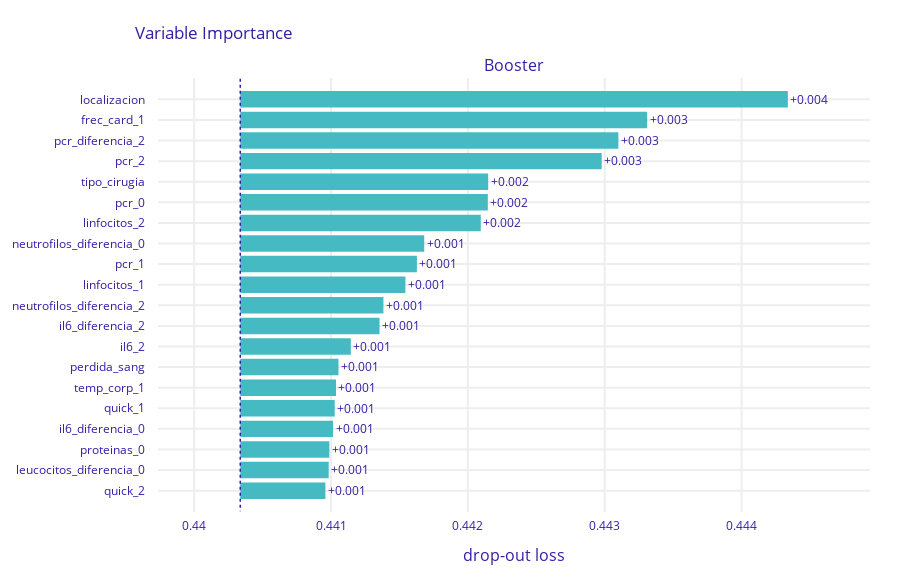

Notebook code cell kept with this figure:
### Code cell
exp = dx.Explainer(model, X, y)
vi = exp.model_parts() #MIRAR EL METODO!!!
vi.plot(max_vars=20)
#select the 10 most important variables from the explainer
imps = vi.result['variable'][-30:-1].tolist()
imps.append('id_registro')

### Figure 1 — Plotly figure (JSON) as saved in the notebook; plotly's stock layout.template omitted (floating-point values rounded to 4 significant figures)
{"data": [{"base": 0.4403, "hoverinfo": "text", "hoverlabel": {"bgcolor": "rgba(0,0,0,0.8)"}, "hovertext": ["Model: Booster loss after<br>variable: localizacion is permuted: 0.444<br>Drop-out loss change: +0.004", "Model: Booster loss after<br>variable: frec_card_1 is permuted: 0.443<br>Drop-out loss change: +0.003", "Model: Booster loss after<br>variable: pcr_diferencia_2 is permuted: 0.443<br>Drop-out loss change: +0.003", "Model: Booster loss after<br>variable: pcr_2 is permuted: 0.443<br>Drop-out loss change: +0.003", "Model: Booster loss after<br>variable: tipo_cirugia is permuted: 0.442<br>Drop-out loss change: +0.002", "Model: Booster loss after<br>variable: pcr_0 is permuted: 0.442<br>Drop-out loss change: +0.002", "Model: Booster loss after<br>variable: linfocitos_2 is permuted: 0.442<br>Drop-out loss change: +0.002", "Model: Booster loss after<br>variable: neutrofilos_diferencia_0 is permuted: 0.442<br>Drop-out loss change: +0.001", "Model: Booster loss after<br>variable: pcr_1 is permuted: 0.442<br>Drop-out loss change: +0.001", "Model: Booster loss after<br>variable: linfocitos_1 is permuted: 0.442<br>Drop-out loss change: +0.001", "Model: Booster loss after<br>variable: neutrofilos_diferencia_2 is permuted: 0.441<br>Drop-out loss change: +0.001", "Model: Booster loss after<br>variable: il6_diferencia_2 is permuted: 0.441<br>Drop-out loss change: +0.001", "Model: Booster loss after<br>variable: il6_2 is permuted: 0.441<br>Drop-out loss change: +0.001", "Model: Booster loss after<br>variable: perdida_sang is permuted: 0.441<br>Drop-out loss change: +0.001", "Model: Booster loss after<br>variable: temp_corp_1 is permuted: 0.441<br>Drop-out loss change: +0.001", "Model: Booster loss after<br>variable: quick_1 is permuted: 0.441<br>Drop-out loss change: +0.001", "Model: Booster loss after<br>variable: il6_diferencia_0 is permuted: 0.441<br>Drop-out loss change: +0.001", "Model: Booster loss after<br>variable: proteinas_0 is permuted: 0.441<br>Drop-out loss change: +0.001", "Model: Booster loss after<br>variable: leucocitos_diferencia_0 is permuted: 0.441<br>Drop-out loss change: +0.001", "Model: Booster loss after<br>variable: quick_2 is permuted: 0.441<br>Drop-out loss change: +0.001"], "marker": {"color": "#46bac2"}, "orientation": "h", "showlegend": false, "text": ["+0.004", "+0.003", "+0.003", "+0.003", "+0.002", "+0.002", "+0.002", "+0.001", "+0.001", "+0.001", "+0.001", "+0.001", "+0.001", "+0.001", "+0.001", "+0.001", "+0.001", "+0.001", "+0.001", "+0.001"], "textposition": "outside", "type": "bar", "x": [0.004001, 0.002974, 0.002763, 0.002641, 0.001812, 0.001809, 0.001758, 0.001344, 0.001291, 0.001207, 0.001046, 0.001018, 0.0008078, 0.0007178, 0.0006997, 0.0006903, 0.0006783, 0.000651, 0.0006463, 0.0006223], "xaxis": "x", "y": ["localizacion", "frec_card_1", "pcr_diferencia_2", "pcr_2", "tipo_cirugia", "pcr_0", "linfocitos_2", "neutrofilos_diferencia_0", "pcr_1", "linfocitos_1", "neutrofilos_diferencia_2", "il6_diferencia_2", "il6_2", "perdida_sang", "temp_corp_1", "quick_1", "il6_diferencia_0", "proteinas_0", "leucocitos_diferencia_0", "quick_2"], "yaxis": "y"}], "layout": {"annotations": [{"font": {"size": 16}, "showarrow": false, "text": "Booster", "x": 0.5, "xanchor": "center", "xref": "paper", "y": 1, "yanchor": "bottom", "yref": "paper"}, {"font": {"size": 16}, "showarrow": false, "text": "drop-out loss", "x": 0.5, "xanchor": "center", "xref": "paper", "y": 0, "yanchor": "top", "yref": "paper", "yshift": -30}], "font": {"color": "#371ea3"}, "height": 583, "margin": {"b": 71, "r": 30, "t": 78}, "shapes": [{"line": {"color": "#371ea3", "dash": "dot", "width": 1.5}, "type": "line", "x0": 0.4403, "x1": 0.4403, "xref": "x", "y0": -1, "y1": 20, "yref": "y"}], "title": {"text": "Variable Importance", "x": 0.15}, "xaxis": {"anchor": "y", "automargin": true, "domain": [0, 1], "fixedrange": true, "gridwidth": 2, "range": [0.4397, 0.4449], "tickcolor": "white", "ticklen": 3, "ticks": "outside", "type": "linear", "zeroline": false}, "yaxis": {"anchor": "x", "automargin": true, "autorange": "reversed", "domain": [0, 1], "fixedrange": true, "gridwidth": 2, "tickcolor": "white", "ticklen": 10, "ticks": "outside", "type": "category"}}}
